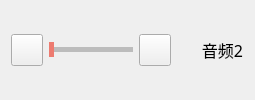
     <widget class="QWidget" name="m_pAudioWidget2" native="true">
      <property name="minimumSize">
       <size>
        <width>0</width>
        <height>54</height>
       </size>
      </property>
      <property name="styleSheet">
       <string notr="true">.QWidget#m_pAudioWidget2{
background-color: rgb(244,244,244);
}</string>
      </property>
      <layout class="QHBoxLayout" name="horizontalLayout_5">
       <item>
        <widget class="QPushButton" name="m_pVedioOff2">
         <property name="minimumSize">
          <size>
           <width>32</width>
           <height>32</height>
          </size>
         </property>
         <property name="maximumSize">
          <size>
           <width>32</width>
           <height>32</height>
          </size>
         </property>
         <property name="text">
          <string/>
         </property>
         <property name="icon">
          <iconset resource="../resource/image.qrc">
           <normaloff>:/image/otherdevice/audiosilence48.png</normaloff>:/image/otherdevice/audiosilence48.png</iconset>
         </property>
         <property name="iconSize">
          <size>
           <width>30</width>
           <height>30</height>
          </size>
         </property>
        </widget>
       </item>
       <item>
        <widget class="QSlider" name="m_pAudioSlider2">
         <property name="styleSheet">
          <string notr="true">QSlider  
{   
}  
  
QSlider::groove:horizontal  
{  
    height: 5px;  
    background: qlineargradient(x1:0, y1:0, x2:0, y2:1, stop:0 #B1B1B1, stop:1 #c4c4c4);  
}  
QSlider::handle:horizontal   
{  
    background: rgb(237,123,112);  
    width: 5px;  
    height: 16px;  
    margin: -5px 0px -5px 0px;     
} 

QSlider::add-page:horizontal{
background: qlineargradient(spread:pad, x1:0, y1:1, x2:0, y2:0, stop:0 #bcbcbc, stop:0.25 #bcbcbc, stop:0.5 #bcbcbc, stop:1 #bcbcbc); 
}

QSlider::sub-page:horizontal{                               
 background: qlineargradient(spread:pad, x1:0, y1:1, x2:0, y2:0, stop:0 #439cf3, stop:0.25 #439cf3, stop:0.5 #439cf3, stop:1 #439cf3);                     
}</string>
         </property>
         <property name="orientation">
          <enum>Qt::Horizontal</enum>
         </property>
        </widget>
       </item>
       <item>
        <widget class="QPushButton" name="m_pVedioOn2">
         <property name="minimumSize">
          <size>
           <width>32</width>
           <height>32</height>
          </size>
         </property>
         <property name="maximumSize">
          <size>
           <width>32</width>
           <height>32</height>
          </size>
         </property>
         <property name="text">
          <string/>
         </property>
         <property name="icon">
          <iconset resource="../resource/image.qrc">
           <normaloff>:/image/otherdevice/audioplus48.png</normaloff>:/image/otherdevice/audioplus48.png</iconset>
         </property>
         <property name="iconSize">
          <size>
           <width>30</width>
           <height>30</height>
          </size>
         </property>
        </widget>
       </item>
       <item>
        <widget class="QLabel" name="label_2">
         <property name="font">
          <font>
           <family>微软雅黑</family>
           <pointsize>12</pointsize>
          </font>
         </property>
         <property name="text">
          <string>      音频2</string>
         </property>
        </widget>
       </item>
      </layout>
     </widget>
